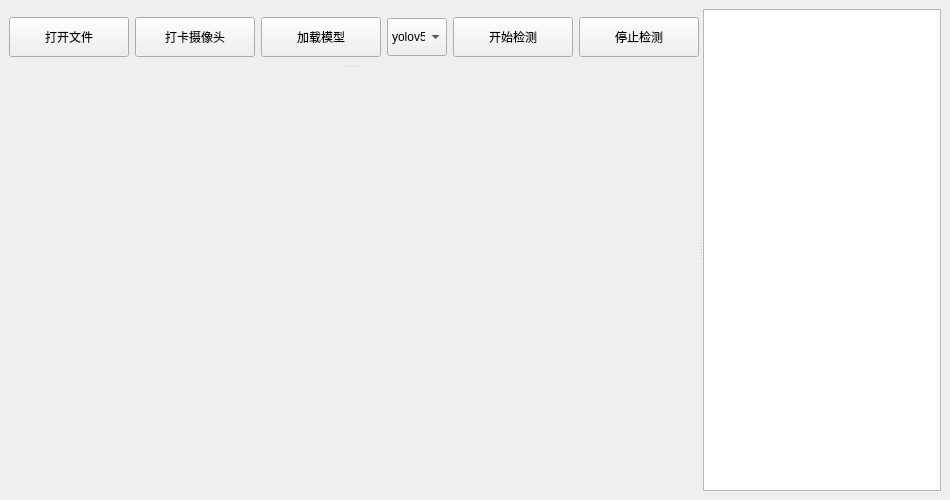
<?xml version="1.0" encoding="UTF-8"?>
<ui version="4.0">
 <class>MainWindow</class>
 <widget class="QMainWindow" name="MainWindow">
  <property name="geometry">
   <rect>
    <x>0</x>
    <y>0</y>
    <width>950</width>
    <height>500</height>
   </rect>
  </property>
  <property name="windowTitle">
   <string>MainWindow</string>
  </property>
  <widget class="QWidget" name="centralwidget">
   <layout class="QHBoxLayout" name="horizontalLayout_2">
    <item>
     <widget class="QSplitter" name="splitter_2">
      <property name="orientation">
       <enum>Qt::Horizontal</enum>
      </property>
      <widget class="QSplitter" name="splitter">
       <property name="orientation">
        <enum>Qt::Vertical</enum>
       </property>
       <widget class="QWidget" name="layoutWidget">
        <layout class="QHBoxLayout" name="horizontalLayout">
         <item>
          <widget class="QPushButton" name="btn_openfile">
           <property name="minimumSize">
            <size>
             <width>120</width>
             <height>40</height>
            </size>
           </property>
           <property name="text">
            <string>打开文件</string>
           </property>
           <property name="icon">
            <iconset resource="res.qrc">
             <normaloff>:/res/ic_daipingji2.svg</normaloff>:/res/ic_daipingji2.svg</iconset>
           </property>
           <property name="iconSize">
            <size>
             <width>32</width>
             <height>32</height>
            </size>
           </property>
          </widget>
         </item>
         <item>
          <widget class="QPushButton" name="btn_camera">
           <property name="minimumSize">
            <size>
             <width>120</width>
             <height>40</height>
            </size>
           </property>
           <property name="text">
            <string>打卡摄像头</string>
           </property>
           <property name="icon">
            <iconset resource="res.qrc">
             <normaloff>:/res/ic_camera.svg</normaloff>:/res/ic_camera.svg</iconset>
           </property>
           <property name="iconSize">
            <size>
             <width>32</width>
             <height>32</height>
            </size>
           </property>
          </widget>
         </item>
         <item>
          <widget class="QPushButton" name="btn_loadmodel">
           <property name="minimumSize">
            <size>
             <width>120</width>
             <height>40</height>
            </size>
           </property>
           <property name="text">
            <string>加载模型</string>
           </property>
           <property name="icon">
            <iconset resource="res.qrc">
             <normaloff>:/res/ic_Picture arrangement.svg</normaloff>:/res/ic_Picture arrangement.svg</iconset>
           </property>
           <property name="iconSize">
            <size>
             <width>32</width>
             <height>32</height>
            </size>
           </property>
          </widget>
         </item>
         <item>
          <widget class="QComboBox" name="comboBox">
           <property name="minimumSize">
            <size>
             <width>60</width>
             <height>38</height>
            </size>
           </property>
           <item>
            <property name="text">
             <string>yolov5s</string>
            </property>
           </item>
           <item>
            <property name="text">
             <string>yolov5m</string>
            </property>
           </item>
           <item>
            <property name="text">
             <string>yolov5l</string>
            </property>
           </item>
           <item>
            <property name="text">
             <string>yolov5x</string>
            </property>
           </item>
          </widget>
         </item>
         <item>
          <spacer name="horizontalSpacer">
           <property name="orientation">
            <enum>Qt::Horizontal</enum>
           </property>
           <property name="sizeHint" stdset="0">
            <size>
             <width>38</width>
             <height>40</height>
            </size>
           </property>
          </spacer>
         </item>
         <item>
          <widget class="QPushButton" name="btn_startdetect">
           <property name="minimumSize">
            <size>
             <width>120</width>
             <height>40</height>
            </size>
           </property>
           <property name="text">
            <string>开始检测</string>
           </property>
           <property name="icon">
            <iconset resource="res.qrc">
             <normaloff>:/res/ic_right2.svg</normaloff>:/res/ic_right2.svg</iconset>
           </property>
           <property name="iconSize">
            <size>
             <width>32</width>
             <height>32</height>
            </size>
           </property>
          </widget>
         </item>
         <item>
          <widget class="QPushButton" name="btn_stopdetect">
           <property name="minimumSize">
            <size>
             <width>120</width>
             <height>40</height>
            </size>
           </property>
           <property name="text">
            <string>停止检测</string>
           </property>
           <property name="icon">
            <iconset resource="res.qrc">
             <normaloff>:/res/ic_close.svg</normaloff>:/res/ic_close.svg</iconset>
           </property>
           <property name="iconSize">
            <size>
             <width>32</width>
             <height>32</height>
            </size>
           </property>
          </widget>
         </item>
        </layout>
       </widget>
       <widget class="QLabel" name="lb_show">
        <property name="minimumSize">
         <size>
          <width>500</width>
          <height>300</height>
         </size>
        </property>
        <property name="text">
         <string/>
        </property>
       </widget>
      </widget>
      <widget class="QTextEdit" name="te_message">
       <property name="minimumSize">
        <size>
         <width>30</width>
         <height>350</height>
        </size>
       </property>
      </widget>
     </widget>
    </item>
   </layout>
  </widget>
 </widget>
 <resources>
  <include location="res.qrc"/>
 </resources>
 <connections/>
</ui>
